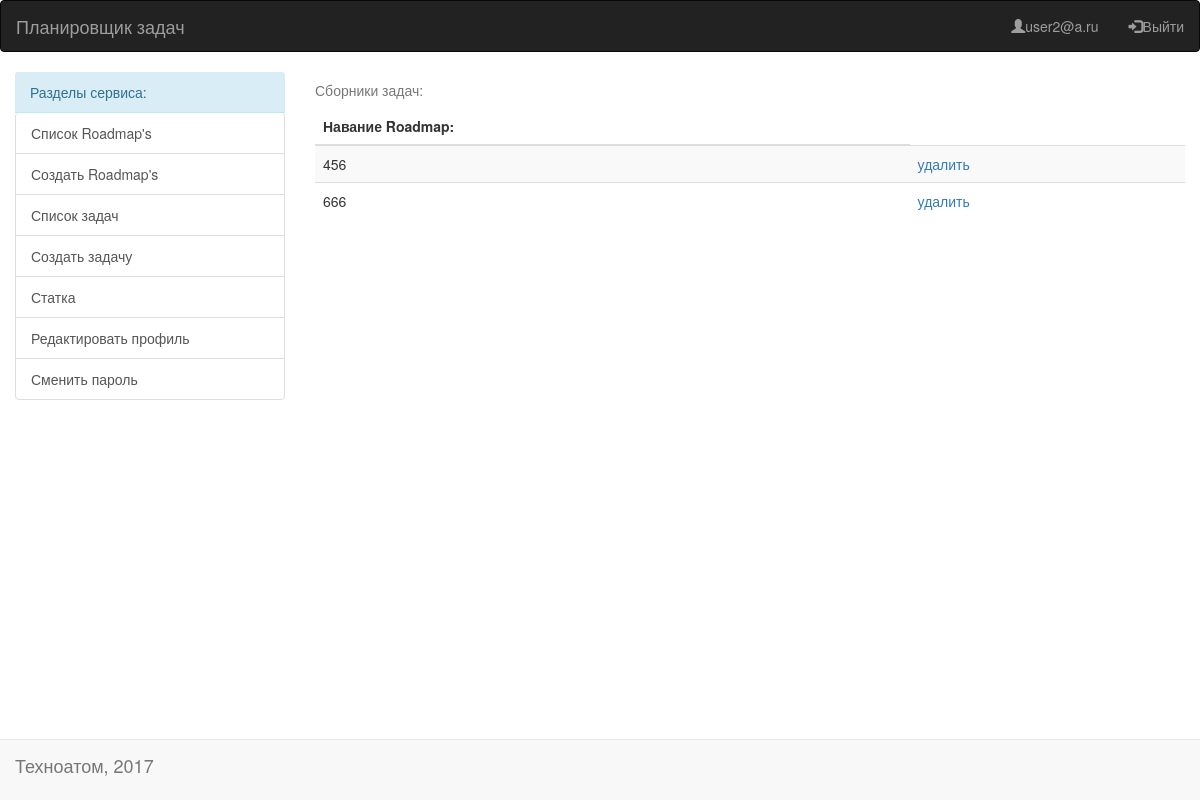
The page /viewRoads/ (signed in) on the database as committed earlier.
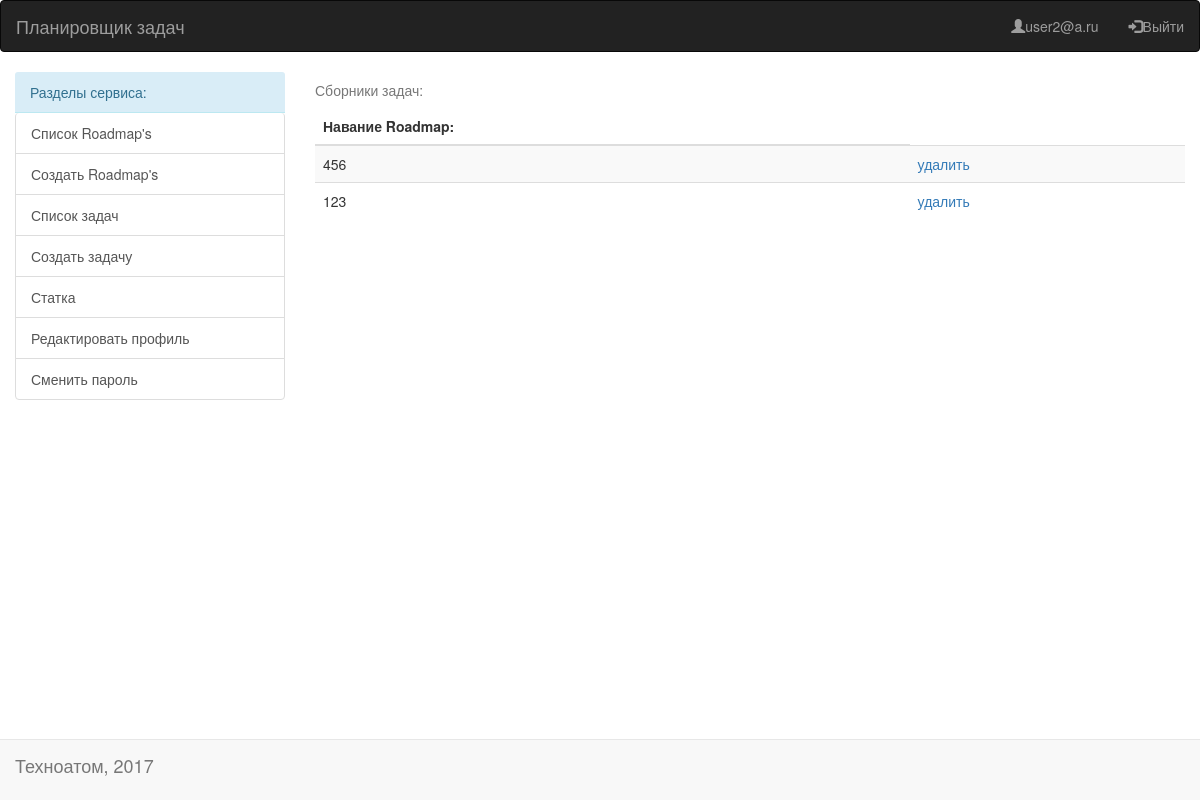
The same page on the database as committed later.
### create/models.py (models this page shows)
class Roadmap(models.Model):
    user = models.ForeignKey(settings.AUTH_USER_MODEL, on_delete=models.CASCADE)
    roadmap_name = models.CharField(max_length=50, verbose_name='Название Roadmap:')

### create/views.py (the view)
# urls.py: url(r'^viewRoads/$', all_roadmaps, name='all_roadmap'),
@login_required
def all_roadmaps(request):
    roads = Roadmap.objects.filter(user=request.user)
    return render(
        request, 'allroadmaps.html',
        {'tasks': roads}
    )

### templates/allroadmaps.html (shortened to what this page needs)
{% extends "base.html" %}
{% block content %}
{% if tasks.exists %}
<table class="table table-striped">
    <caption>Сборники задач:</caption>
    <thead>
    <tr>
        <th>Навание Roadmap:</th>
    </tr>
    </thead>
    {% for road in tasks %}
    <tr>
        <td>{{ road.roadmap_name }}</td>
        <td><a href={% url 'killer' road.id %}>удалить</a></td>
    </tr>
    {% endfor %}
</table>
{% else %}
<div class="well">Сборники отсутствуют, <a href={% url 'create_roadmap' %}>создать</a></div>
{% endif %}
{% endblock %}

Rows that differ between the two databases and show on the page:
removed Roadmap: roadmap_name "666"
added Roadmap: roadmap_name "123"
